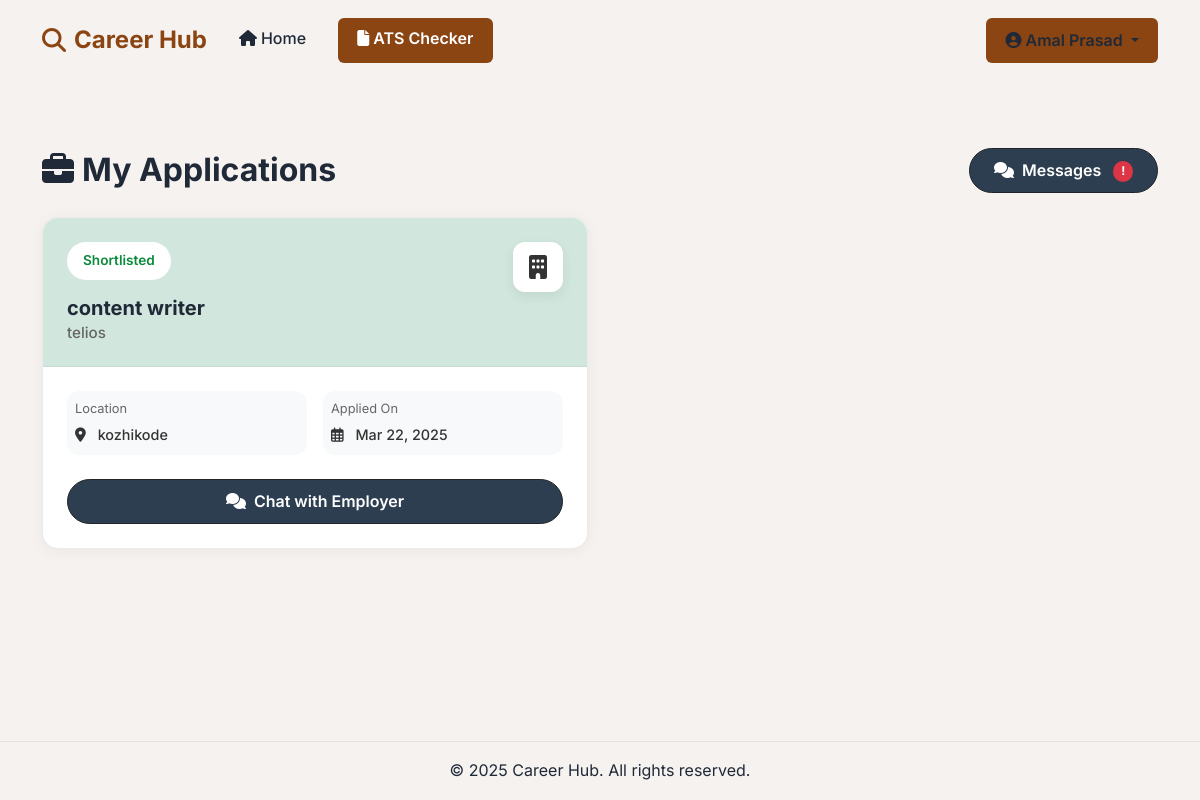
/employee/dashboard/ (signed in), run on the app's committed database.
### accounts/models.py (models this page shows, shortened)
class User(AbstractUser):
    username = None
    role = models.CharField(max_length=12, error_messages={
        'required': "Role must be provided"
    })
    gender = models.CharField(max_length=10, choices=GENDER_CHOICES, blank=True, null=True)
    email = models.EmailField(unique=True, blank=False,
                            error_messages={
                                'unique': "A user with that email already exists.",
                            })
    headline = models.CharField(max_length=100, blank=True, null=True,
                              help_text="Your professional headline, e.g. 'Senior Python Developer'")
    highest_education = models.CharField(
        max_length=20,
        choices=EDUCATION_CHOICES,
        blank=True,
        null=True,
        help_text="Your highest level of education"
    )
    education_details = models.CharField(
        max_length=255,
        blank=True,
        null=True,
        help_text="Details about your education (e.g., 'B.Tech in Computer Science')"
    )
    resume = models.FileField(
        upload_to='resumes/',
        blank=True,
        null=True,
        validators=[FileExtensionValidator(allowed_extensions=['pdf', 'doc', 'docx'])],
        help_text="Upload your resume (PDF, DOC, or DOCX)"
    )
    linkedin_profile = models.URLField(
        max_length=255,
        blank=True,
        null=True,
        help_text="Your LinkedIn profile URL"
    )
    github_profile = models.URLField(
        max_length=255,
        blank=True,
        null=True,
        help_text="Your GitHub profile URL"
    )
    portfolio_website = models.URLField(
        max_length=255,
        blank=True,
        null=True,
        help_text="Your portfolio website URL"
    )
    phone_number = models.CharField(
        max_length=15,
        blank=True,
        null=True,
        help_text="Your contact phone number"
    )
    address = models.TextField(
        max_length=500,
        blank=True,
        null=True,
        help_text="Your current address"
    )
    skills = models.TextField(
        blank=True,
        null=True,
        help_text="List your key skills (comma-separated)"
    )
    experience_years = models.CharField(
        max_length=20,
        choices=EXPERIENCE_CHOICES,
        blank=True,
        null=True,
        help_text="Years of professional experience"
    )
    current_company = models.CharField(
        max_length=100,
        blank=True,
        null=True,
        help_text="Your current company name"
    )
    current_position = models.CharField(
        max_length=100,
        blank=True,
        null=True,
        help_text="Your current job position"
    )
    bio = models.TextField(
        max_length=1000,
        blank=True,
        null=True,
        help_text="A brief bio about yourself"
    )
    USERNAME_FIELD = "email"
    REQUIRED_FIELDS = []
    objects = UserManager()
    class Meta:
        ordering = ['-date_joined']

### jobsapp/models.py (models this page shows, shortened)
class Applicant(models.Model):
    user = models.ForeignKey(User, on_delete=models.CASCADE)
    job = models.ForeignKey(Job, on_delete=models.CASCADE, related_name='applicants')
    created_at = models.DateTimeField(auto_now_add=True)
    STATUS_CHOICES = (
        ('waiting', 'Waiting'),
        ('shortlisted', 'Shortlisted'),
        ('rejected', 'Rejected'),
    )
    status = models.CharField(max_length=20, choices=STATUS_CHOICES, default='waiting')
    def get_status_display(self):
        return dict(self.STATUS_CHOICES).get(self.status, 'Waiting')

class Job(models.Model):
    user = models.ForeignKey(User, on_delete=models.CASCADE)
    title = models.CharField(max_length=300)
    description = models.TextField()
    location = models.CharField(max_length=150)
    type = models.CharField(choices=JOB_TYPE, max_length=10)
    category = models.CharField(max_length=100)
    last_date = models.DateTimeField()
    company_name = models.CharField(max_length=100)
    company_description = models.CharField(max_length=300)
    website = models.CharField(max_length=100, default="")
    created_at = models.DateTimeField(default=timezone.now)
    filled = models.BooleanField(default=False)

### jobsapp/views/employee.py (the view)
# urls.py: path('', AppliedJobsView.as_view(), name='employee-dashboard'),
class AppliedJobsView(EmployeeRequiredMixin, ListView):
    model = Applicant
    template_name = 'jobs/employee/applied-jobs.html'
    context_object_name = 'applications'
    paginate_by = 10
    def get_queryset(self):
        return Applicant.objects.filter(user=self.request.user).order_by('-created_at')
    def get_context_data(self, **kwargs):
        context = super().get_context_data(**kwargs)
        context['total_applications'] = self.get_queryset().count()
        context['has_shortlisted'] = self.get_queryset().filter(status='shortlisted').exists()
        return context

### jobsapp/views/employee.py (called while the page is built)
    def dispatch(self, request, *args, **kwargs):
        if not request.user.is_authenticated:
            return self.handle_no_permission()
        if not request.user.role == 'employee':
            raise Http404
        return super().dispatch(request, *args, **kwargs)

### templates/jobs/employee/applied-jobs.html (shortened to what this page needs)
{% extends 'base.html' %}
{% load static %}
{% block content %}
<section class="py-5">
    <div class="container">
        <div class="d-flex justify-content-between align-items-center mb-4">
            <h2 class="fw-bold m-0">
                <i class="fas fa-briefcase me-2"></i>My Applications
            </h2>
            <button class="btn btn-dark rounded-pill" data-bs-toggle="modal" data-bs-target="#messagesModal">
                <i class="fas fa-comments me-2"></i>Messages
                {% if has_shortlisted %}
                <span class="badge bg-danger rounded-circle ms-2">!</span>
                {% endif %}
            </button>
        </div>
        <div class="row g-4">
            {% for application in applications %}
            <div class="col-md-6">
                <div class="job-card bg-white rounded-4 overflow-hidden">
                    <div class="job-card-header p-4 {% if application.status == 'shortlisted' %}bg-success-subtle{% elif application.status == 'rejected' %}bg-danger-subtle{% else %}bg-warning-subtle{% endif %}">
                        <div class="d-flex justify-content-between align-items-start">
                            <div>
                                <span class="status-badge {% if application.status == 'shortlisted' %}success{% elif application.status == 'rejected' %}danger{% else %}warning{% endif %}">
                                    {{ application.get_status_display }}
                                </span>
                                <h5 class="fw-bold mt-3 mb-1">{{ application.job.title }}</h5>
                                <h6 class="company-name mb-0">{{ application.job.company_name }}</h6>
                            </div>
                            <div class="company-logo">
                                <i class="fas fa-building"></i>
                            </div>
                        </div>
                    </div>
                    <div class="job-card-body p-4">
                        <div class="job-info-grid">
                            <div class="info-item">
                                <div class="info-label">Location</div>
                                <div class="info-value">
                                    <i class="fas fa-map-marker-alt me-2"></i>
                                    {{ application.job.location }}
                                </div>
                            </div>
                            <div class="info-item">
                                <div class="info-label">Applied On</div>
                                <div class="info-value">
                                    <i class="far fa-calendar-alt me-2"></i>
                                    {{ application.created_at|date:"M d, Y" }}
                                </div>
                            </div>
                        </div>
                        {% if application.status == 'shortlisted' %}
                        <button class="btn btn-dark rounded-pill w-100 mt-4" data-bs-toggle="modal" data-bs-target="#messagesModal">
                            <i class="fas fa-comments me-2"></i>Chat with Employer
                        </button>
                        {% endif %}
                    </div>
                </div>
            </div>
            {% endfor %}
        </div>
    </div>
</section>
{% endblock %}

### templates/base.html (shortened to what this page needs)
{% load static %}
<!DOCTYPE html>
<html lang="en">
<head>
    <link href="https://cdn.jsdelivr.net/npm/bootstrap@5.3.0/dist/css/bootstrap.min.css" rel="stylesheet">
    <link rel="stylesheet" href="https://cdnjs.cloudflare.com/ajax/libs/font-awesome/6.4.0/css/all.min.css">
</head>
<body class="{% block body_class %}page-without-hero{% endblock %}">
    <nav class="navbar navbar-expand-lg sticky-top">
        <div class="container">
            <a class="navbar-brand" href="/">
                <i class="fas fa-search"></i>Career Hub
            </a>
            <div class="collapse navbar-collapse" id="navbarNav">
                <ul class="navbar-nav me-auto">
                    <li class="nav-item me-3">
                        <a class="nav-link {% if request.path == '/' %}active{% endif %}" href="/">
                            <i class="fas fa-home me-1"></i>Home
                        </a>
                    </li>
                    <li class="nav-item me-3">
                        <a class="btn btn-primary" href="https://amalprasad007-ats-checker-ats-resume-checker-idwwyx.streamlit.app/" target="_blank">
                            <i class="fas fa-file me-1"></i>ATS Checker
                        </a>
                    </li>
                </ul>
                <div class="d-flex align-items-center gap-3">
                    {% if request.user.is_authenticated %}
                    <div class="dropdown">
                        <button class="btn btn-primary dropdown-toggle" type="button" data-bs-toggle="dropdown">
                            <i class="fas fa-user-circle me-1"></i>{{ request.user.get_full_name }}
                        </button>
                    </div>
                    {% endif %}
                </div>
            </div>
        </div>
    </nav>
    <main class="main-content flex-grow-1">
        {% block content %}{% endblock %}
    </main>
    <footer class="footer mt-auto py-3">
        <div class="container text-center">
            <p class="mb-0">&copy; {% now "Y" %} Career Hub. All rights reserved.</p>
        </div>
    </footer>
</body>
</html>

### templates/base.html (style rules this page uses)
:root { --primary-color: #8B4513; --secondary-color: #6B3410; --accent-color: #A65D1E; --text-color: #1f2937; --light-bg: #f5f2f0; --success-color: #8B4513; --danger-color: #dc2626; }
body { font-family: 'Inter', sans-serif; color: var(--text-color); line-height: 1.6; min-height: 100vh; display: flex; flex-direction: column; }
.navbar { padding: 1rem 0; background: transparent !important; box-shadow: none; position: absolute; width: 100%; z-index: 1000; }
.navbar-brand { font-weight: 700; color: var(--primary-color) !important; font-size: 1.5rem; display: flex; align-items: center; gap: 0.5rem; }
.nav-link { color: var(--text-color) !important; font-weight: 500; padding: 0.5rem 1rem !important; border-radius: 0.375rem; }
.btn { padding: 0.5rem 1.5rem; font-weight: 500; border-radius: 0.375rem; transition: all 0.3s ease; }
.btn-primary { background-color: var(--primary-color); border: none; color: #fff; padding: 0.5rem 1.2rem; }
.navbar .dropdown-toggle { color: var(--text-color) !important; }
.main-content { flex: 1; padding-top: 80px; background-color: var(--light-bg); }
.page-without-hero .main-content { padding-top: 100px; background-color: var(--light-bg); }
.navbar .btn-primary { background: var(--primary-color); color: #fff; border: none; }
.company-logo { width: 60px; height: 60px; object-fit: cover; border-radius: 0.5rem; }
.card, .btn, .nav-link { transition: all 0.3s ease; }
.footer { background-color: var(--light-bg); padding: 1.5rem 0; border-top: 1px solid rgba(139, 69, 19, 0.1); margin-top: auto; }

### templates/jobs/employee/applied-jobs.html (style rules this page uses)
.job-card { transition: all 0.3s ease; border: 1px solid rgba(0, 0, 0, 0.08); box-shadow: 0 2px 15px rgba(0, 0, 0, 0.05); }
.job-card-header { position: relative; border-bottom: 1px solid rgba(0, 0, 0, 0.05); }
.company-logo { width: 50px; height: 50px; background: white; border-radius: 12px; display: flex; align-items: center; justify-content: center; box-shadow: 0 4px 12px rgba(0, 0, 0, 0.08); }
.company-logo i { font-size: 24px; color: #333; }
.company-name { color: #666; font-size: 0.95rem; }
.status-badge { display: inline-block; padding: 8px 16px; border-radius: 20px; font-weight: 600; font-size: 0.85rem; background: white; }
.status-badge.success { color: #0a8a3a; }
.job-info-grid { display: grid; grid-template-columns: 1fr 1fr; gap: 1rem; }
.info-item { padding: 8px; background: #f8f9fa; border-radius: 12px; }
.info-label { font-size: 0.8rem; color: #666; margin-bottom: 4px; }
.info-value { font-size: 0.9rem; color: #333; font-weight: 500; }
.btn { transition: all 0.3s ease; height: 45px; font-weight: 600; }
.btn-dark { background: #2c3e50; }

### data on the page
User: user.get_full_name "Amal Prasad"
Applicant: status "Shortlisted", job "content writer", job.company_name "telios", job.location "kozhikode", created_at "Mar 22, 2025", shows "Chat with Employer"
